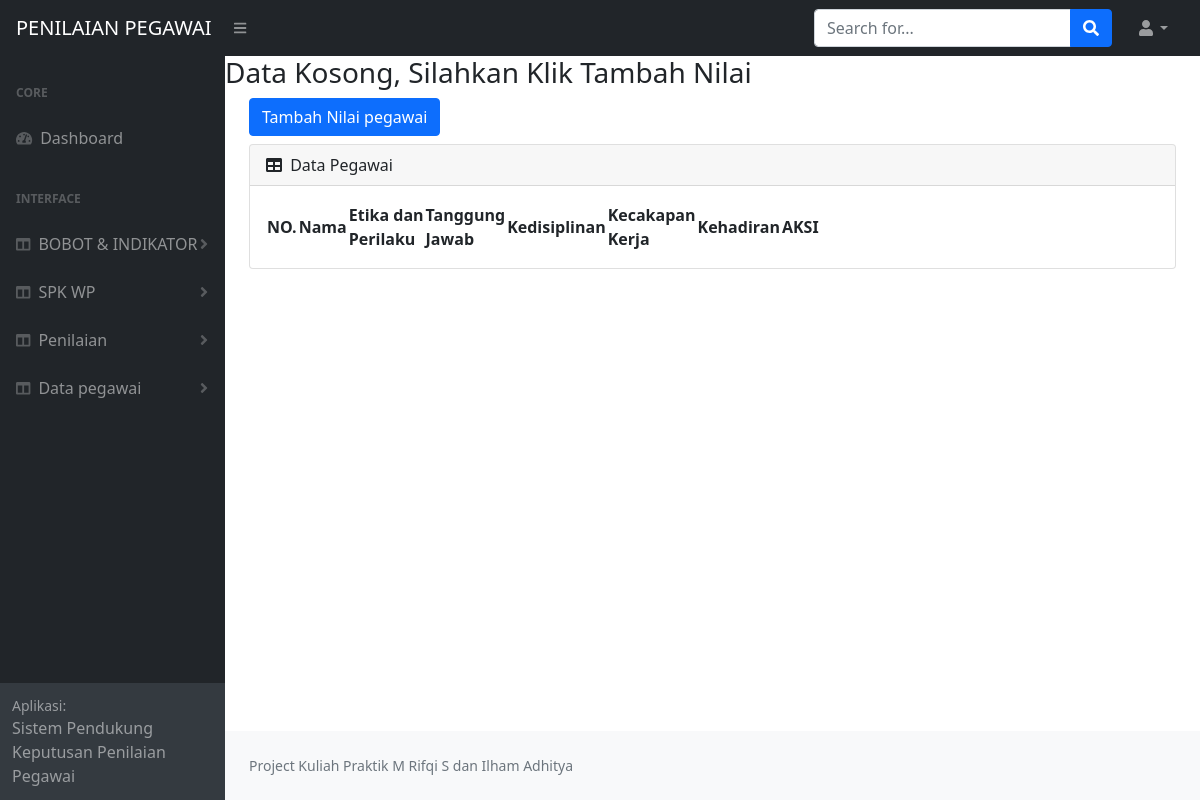
The page /penilaian.php (signed in) on the database as committed earlier.
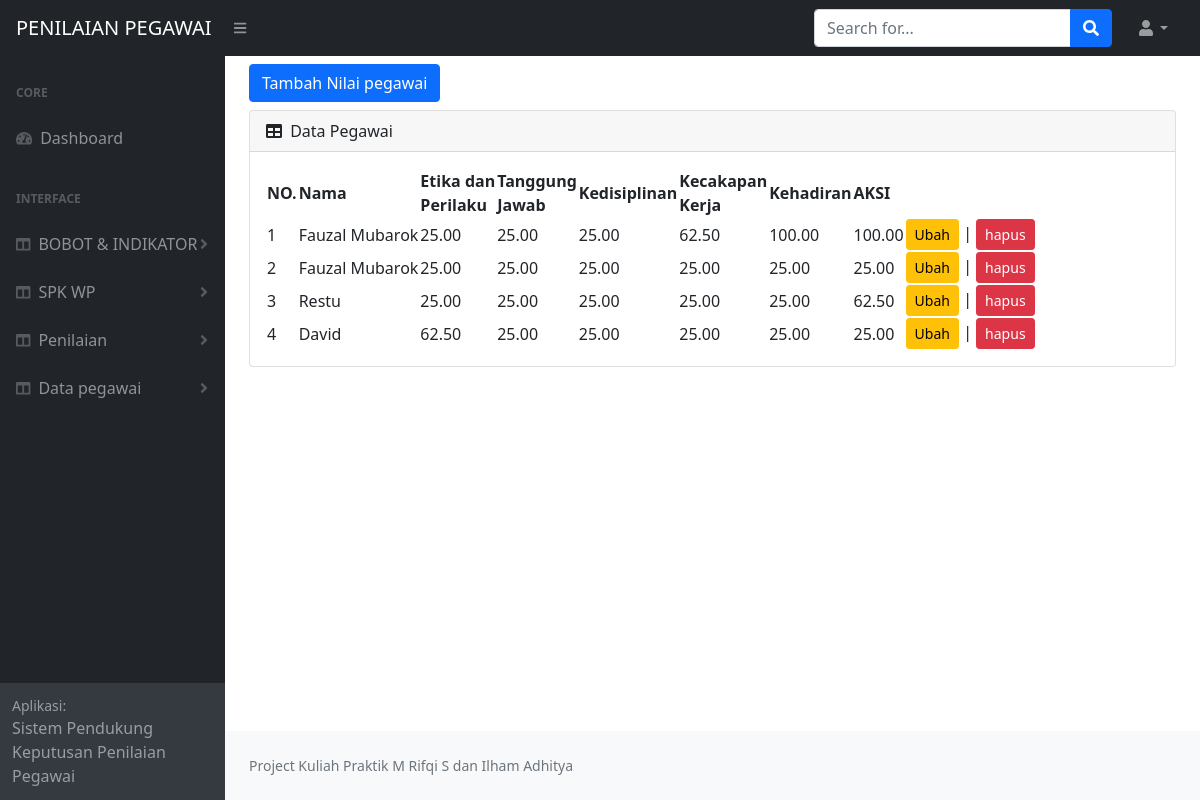
The same page on the database as committed later.
### tables this page shows
CREATE TABLE `nilai2` (
  `id_nilai2` int(11) NOT NULL AUTO_INCREMENT,
  `id_user` int(11) NOT NULL,
  `k1` int(4) NOT NULL,
  `k2` int(4) NOT NULL,
  `k3` int(4) NOT NULL,
  `k4` int(4) NOT NULL,
  `k5` int(4) NOT NULL,
  `k6` int(4) NOT NULL,
  `k7` int(4) NOT NULL,
  `k8` int(4) NOT NULL,
  `k9` int(4) NOT NULL,
  `k10` int(4) NOT NULL,
  `k11` int(4) NOT NULL,
  `k12` int(4) NOT NULL,
  `k13` int(4) NOT NULL,
  PRIMARY KEY (`id_nilai2`),
  KEY `id_user` (`id_user`),
  CONSTRAINT `nilai2_ibfk_2` FOREIGN KEY (`id_user`) REFERENCES `pegawai` (`id`)
);

CREATE TABLE `pegawai` (
  `id` int(11) NOT NULL AUTO_INCREMENT,
  `nama` varchar(30) NOT NULL,
  `umur` varchar(30) NOT NULL,
  `jenis` varchar(20) NOT NULL,
  `jabatan` varchar(20) NOT NULL,
  `masakerja` varchar(30) NOT NULL,
  `pend_ter` varchar(8) NOT NULL,
  PRIMARY KEY (`id`)
);

### koneksi.php (called while the page is built, shortened)
<?php
$conn = mysqli_connect("localhost", "root", "root", "data");
function query($query){
    global $conn;
    $result = mysqli_query($conn, $query);
    $rows=[];
    while($row = mysqli_fetch_assoc($result) ){
        $rows[] = $row;
    }
    return $rows;
}
?>

### penilaian.php (the view, shortened to what this page needs)
<?php include 'koneksi.php';
include 'header.php';
?>
<?php
$nilai = query("SELECT * FROM nilai2 INNER JOIN pegawai ON pegawai.id = nilai2.id_user ORDER BY id_nilai2");
$sus = count($nilai);
if($sus == 0){
    $jadi = 1;
}else{
    $jadi = 2;
}
?>
 <div id="layoutSidenav_content">
                <main>
    <?php if($jadi == 1) : ?>
        <h3 class="blink">Data Kosong, Silahkan Klik Tambah Nilai</h3>
             <div class="container-fluid px-4 mt-2">
                       <a href="tambah_nilaipegawai.php" class="btn btn-primary mb-2">Tambah Nilai pegawai</a>
                         <div class="card mb-4">
                            <div class="card-header">
                                <i class="fas fa-table me-1"></i>
                                Data Pegawai
                            </div>
                            <div class="card-body">
                      <table id="datatablesSimple">
   <thead>
    <tr>
        <th>NO.</th>
        <th>Nama</th>
        <th>Etika dan <br> Perilaku</th>
        <th>Tanggung <br> Jawab</th>
        <th>Kedisiplinan</th>
        <th>Kecakapan <br> Kerja</th>
        <th>Kehadiran</th>
        <th colspan="2">AKSI</th>
    </tr>
</thead>
    </table>
    <?php else : ?>
     <div class="container-fluid px-4 mt-2">
                       <a href="tambah_nilaipegawai.php" class="btn btn-primary mb-2">Tambah Nilai pegawai</a>
                         <div class="card mb-4">
                            <div class="card-header">
                                <i class="fas fa-table me-1"></i>
                                Data Pegawai
                            </div>
                            <div class="card-body">
                                <table id="datatablesSimple">
   <thead>
    <tr>
        <th>NO.</th>
        <th>Nama</th>
        <th>Etika dan <br> Perilaku</th>
        <th>Tanggung <br> Jawab</th>
        <th>Kedisiplinan</th>
        <th>Kecakapan <br> Kerja</th>
        <th>Kehadiran</th>
        <th colspan="2">AKSI</th>
    </tr>
</thead>
<tbody>
    <?php $i = 1; ?>
    <?php foreach ($nilai as $row) :  ?>
    <?php
        $jumlah_k1 = $row["k1"] + $row["k2"];
        $kriteria1 = ($jumlah_k1 / 8) * 100;
        $jumlah_k2 = $row["k3"] + $row["k4"] + $row["k5"];
        $kriteria2 = ($jumlah_k2 / 12) * 100;
        $jumlah_k3 = $row["k6"] + $row["k7"];
        $kriteria3 = ($jumlah_k3 / 8) * 100;
        $jumlah_k4 = $row["k8"] + $row["k9"];
        $kriteria4 = ($jumlah_k4 / 8) * 100;
        $jumlah_k5 = $row["k10"] + $row["k11"];
        $kriteria5 = ($jumlah_k5 / 8) * 100;
        $jumlah_k6 = $row["k12"] + $row["k13"];
        $kriteria6 = ($jumlah_k6 / 8) * 100;
    ?>
    <tr>
        <td><?php echo $i; ?></td>
        <td><?php echo $row["nama"]; ?></td>
        <td><?php echo number_format( $kriteria1, 2 ) ; ?></td>
        <td><?php echo number_format( $kriteria2, 2) ; ?></td>
        <td><?php echo number_format( $kriteria3, 2 ) ; ?></td>
        <td><?php echo number_format( $kriteria4, 2 ) ; ?></td>
        <td><?php echo number_format( $kriteria5, 2 ) ; ?></td>
        <td><?php echo number_format( $kriteria6, 2 ) ; ?></td>
        <td>
            <a href="ubah_nilai.php?id=<?= $row["id_nilai2"]; ?>" class="btn btn-warning btn-sm aksi">Ubah</a> |
            <a href="proses_hapus.php?id=<?= $row["id_nilai2"]; ?>" class="btn btn-danger btn-sm aksi" onclick="return confirm('yakin ingin menghapus?');">hapus</a>
        </td>
    </tr>
    <?php $i++; ?>
    <?php endforeach; ?>
</tbody>
    </table>
    <?php endif; ?>
    </div>
</main>
<?php include 'footer.php'; ?>

Rows that differ between the two databases and show on the page:
added nilai2: id_user.nama "Fauzal Mubarok", kriteria1 "25.00", kriteria2 "25.00", kriteria3 "25.00", kriteria4 "62.50", kriteria5 "100.00", kriteria6 "100.00"
added nilai2: id_user.nama "Fauzal Mubarok", kriteria1 "25.00", kriteria2 "25.00", kriteria3 "25.00", kriteria4 "25.00", kriteria5 "25.00", kriteria6 "25.00"
added nilai2: id_user.nama "Restu", kriteria1 "25.00", kriteria2 "25.00", kriteria3 "25.00", kriteria4 "25.00", kriteria5 "25.00", kriteria6 "62.50"
added nilai2: id_user.nama "David", kriteria1 "62.50", kriteria2 "25.00", kriteria3 "25.00", kriteria4 "25.00", kriteria5 "25.00", kriteria6 "25.00"
Other text that changed with them:
text no longer shown: "Data Kosong, Silahkan Klik Tambah Nilai"
